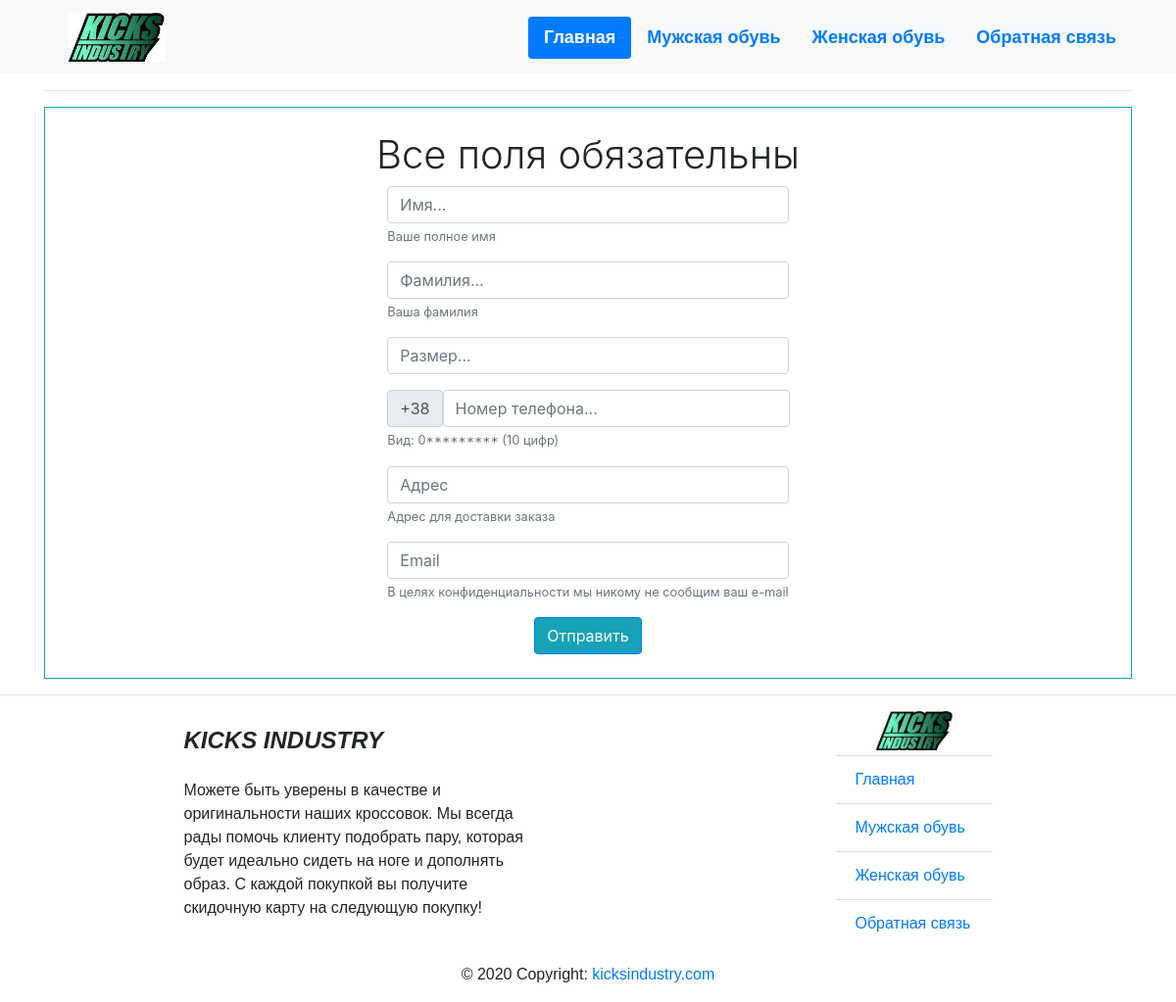
The page /order/2/ on the database as committed earlier.
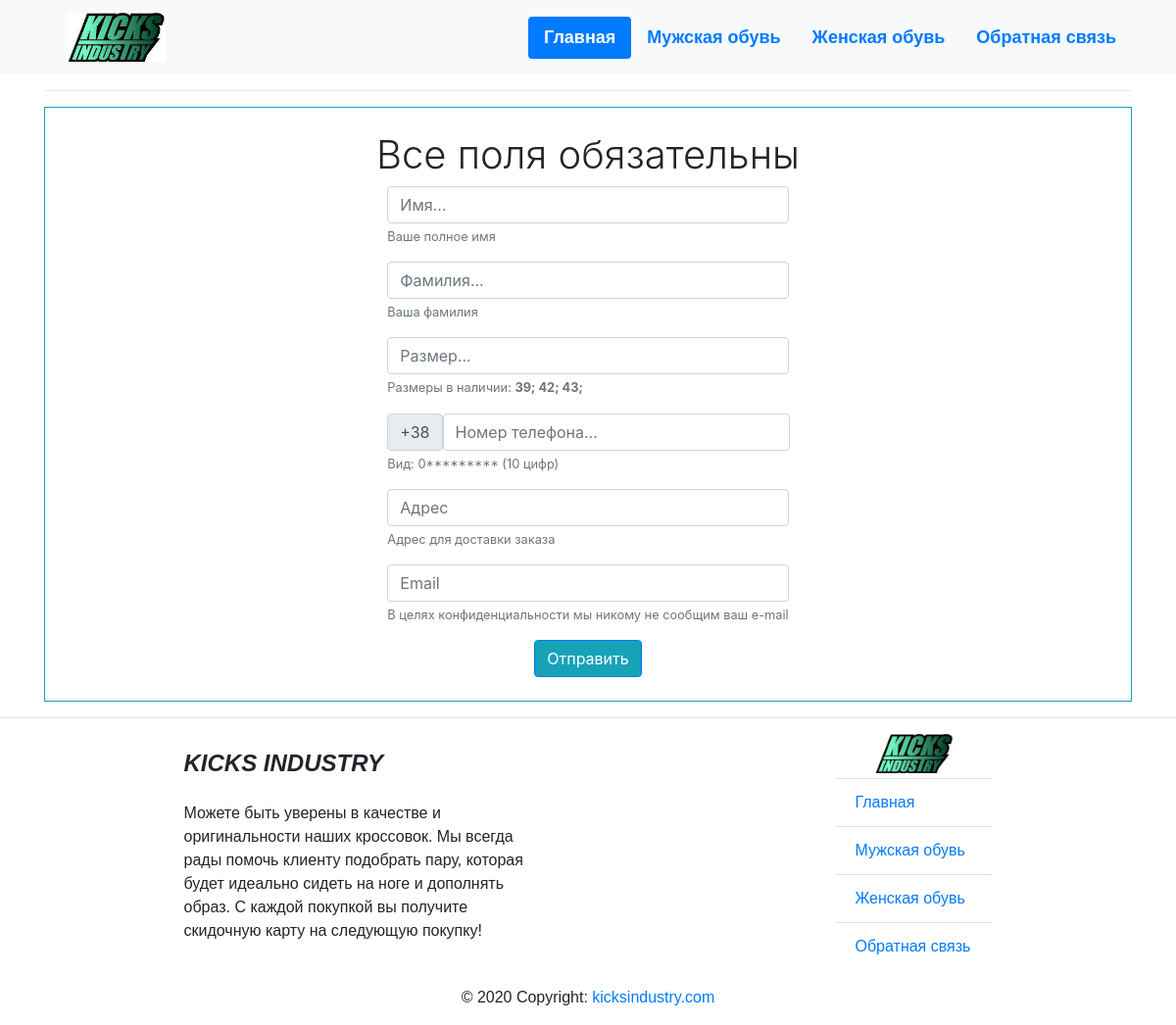
The same page on the database as committed later.
### mainShop/models.py (models this page shows, shortened)
class ShoesSize(models.Model):
    shoes_size = models.ForeignKey(ModelSizeList, on_delete=models.CASCADE)
    model_size = models.CharField(max_length=10, default='')
    class Meta:
        verbose_name = "Размер"
        verbose_name_plural = "Размер"

### userOrder/views.py (the view)
# urls.py: path('<int:id>/', UserOrderView, name='order'),
def UserOrderView(request, id):
    shoes = get_object_or_404(Shoes, id=id)
    size_list = ShoesSize.objects.filter(shoes_size__shoes=shoes).order_by("model_size")
    if request.method == 'POST':
        user_order = UserOrderForm(request.POST)
        if user_order.is_valid():
            name = user_order.cleaned_data['name']
            surname = user_order.cleaned_data['surname']
            size = user_order.cleaned_data['size']
            address = user_order.cleaned_data['address']
            from_email = user_order.cleaned_data['from_email']
            phone = user_order.cleaned_data['phone']
            UserOrder.objects.create(name=name,
                                     surname=surname,
                                     address=address,
                                     phone_no=phone,
                                     email=from_email,
                                     shoes_name=shoes.name,
                                     model=shoes.model,
                                     size=size
                                     )
            try:
                send_mail(f'{shoes.name} {shoes.model}',
                          f'\
                            Client: {name} {surname};\n \
                            Product: {shoes.name} {shoes.model} - {size};\n \
                            Address: {address};\n \
                            E-mail: {from_email};\n \
                            Phone: {phone}',
                          from_email,
                          ['stegura99@gmail.com'])
            except BadHeaderError:
                return HttpResponse('Have some issues with sending email.')
            return render(request, 'userOrder/success.html',
                          {'shoes': shoes,
                           'size': size})
        else:
            error_message = 'Please, fill fields correctly!'
            return render(request, 'userOrder/user_order.html',
                          {'form': user_order,
                           'error': error_message,
                           'size_list': size_list
                           })
    else:
        user_order = UserOrderForm()
    return render(request, 'userOrder/user_order.html',
                  {'form': user_order,
                   'size_list': size_list})

### userOrder/forms.py
class UserOrderForm(forms.Form):
    name = forms.CharField(max_length=64, required=True)
    surname = forms.CharField(max_length=64, required=True)
    size = forms.CharField(max_length=2,
                           validators=[int_list_validator(sep=''),
                                       MinLengthValidator(2), ])
    address = forms.CharField(max_length=128, required=True)
    from_email = forms.EmailField(required=True)
    phone = forms.CharField(max_length=10,
                            validators=[int_list_validator(sep=''),
                                        MinLengthValidator(10), ],)

### userOrder/templates/userOrder/user_order.html (shortened to what this page needs)
{% extends "homepage/wrapper.html" %}
{% load static %}
{% block content %}
<hr>
<div class="container border border-info" style="width: auto;" style="font-family: sans-serif;">
    <br>
    <h1 class="font-weight-light text-black d-flex justify-content-center">Все поля обязательны</h1>
 	<div class="d-flex justify-content-center" style="width: auto; padding-left: 5%; padding-right: 5%;">
		<form method="post">
		    <div class="form-group">
			    <input type="text" name="name" class="form-control" id="id_sender" placeholder="Имя..." required>
			    <small id="nameHelp" class="form-text text-muted">Ваше полное имя</small>
	  		</div>
	  		<div class="form-group">
			    <input type="text" name="surname" class="form-control" id="id_sender" placeholder="Фамилия..." required>
			    <small id="surnameHelp" class="form-text text-muted">Ваша фамилия</small>
	  		</div>
	  		<div class="form-group">
			    <input type="text" name="size" class="form-control" id="id_sender" placeholder="Размер..." required>
			    {% if size_list %}
			    	<small id="sizeHelp" class="form-text text-muted">Размеры в наличии: {% for item in size_list %} <b> {{ item.model_size }}; </b> {% endfor %}</small>
			    {% endif %}
	  		</div>
	  		<div class="form-group">
				<div class="input-group-prepend">
		        	<div class="input-group-text">+38</div>
			    	<input type="text" name="phone" class="form-control" id="id_sender" placeholder="Номер телефона..." required>
			    </div>
			    <small id="phoneHelp" class="form-text text-muted">Вид: 0********* (10 цифр)</small>
	  		</div>
	  		<div class="form-group">
			    <input type="text" name="address" class="form-control" id="id_sender" placeholder="Адрес" required>
			    <small id="addressHelp" class="form-text text-muted">Адрес для доставки заказа</small>
	  		</div>
		    <div class="form-group">
			    <input type="text" name="from_email" class="form-control" id="id_sender" placeholder="Email" required>
			    <small id="emailHelp" class="form-text text-muted">В целях конфиденциальности мы никому не сообщим ваш e-mail</small>
	  		</div>
		    <div class="form-actions d-flex justify-content-center">
		      <input class="btn btn-primary bg-info text-white" type="submit" value="Отправить">
		    </div>
		    <br>
		</form>
	</div>
</div>
{% endblock content %}

Rows that differ between the two databases and show on the page:
added ShoesSize: model_size "39"
added ShoesSize: model_size "42"
added ShoesSize: model_size "43"
Other text that changed with them:
text now shown: "Размеры в наличии:"
